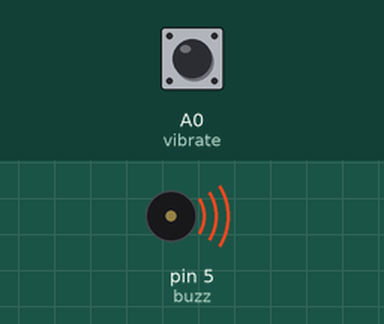
A sketch run on a simulated Arduino Uno, built with avr-gcc and run on an emulated ATmega328P. Parts: buzzer (waves = sounding). Inputs (shaded band) come from the test bench; at power-on: A0 (vibrate) HIGH.

Above: at 0.1 s.
Timing chart, 0 to 1.6 s (numbered marks = the images above):
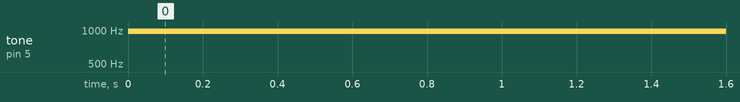

Measured:
- by itself, tone on pin 5 (buzz): silent → 977 Hz at 0.00 s

The sketch:

Buzzing.ino
```cpp
int vibrate = A0;
int buzz = 5;

void setup() {

  pinMode(vibrate, INPUT_PULLUP);
  pinMode(buzz, OUTPUT);

}

void loop() {
  int read = digitalRead(vibrate);
  Serial.print(read);

  if(read == 1){
    analogWrite(buzz, 200);
    delay(1000);
    analogWrite(buzz, 0);
  }

}
```
